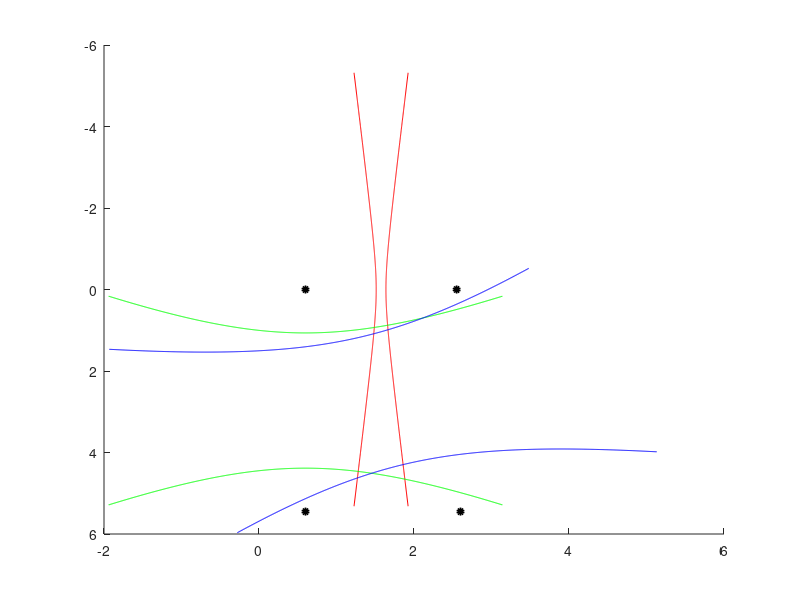

Write the MATLAB code that produced this figure. (Note: this script raises an error after producing the figure.)
%% Hladanie priesecnika dvoch vseobecnych hyperbol
% vypocet casov a vzdialenosti zo zaciatku impulzov

%% definicia parametrov
% ohniska hyperbol (umiestnenie reproduktorov)
% repraky vzdialene od stien
V1 = [0.6; 0];
V2 = [2.55; 0];
V3 = [0.6; 5.45];
V4 = [2.6; 5.45];

% zaciatky impulzov ziskane z analyzy nahraneho zvuku (cisla vzoriek)
t1 = 33978;
t2 = 47224;
t3 = 60015;
t4 = 73272;

% posun vo vysielani jednotlivych signalov
delta = 13230;
% frekvencia vzorkovania
FVZ = 44100

% rychlost zvuku (suchy vzduch, 25 stupnov) [m/s]
v = 346;

% vypocet rozdielov (TDOA) - v sekundach
t12 = (t2-t1-delta)/FVZ;
t13 = (t3-t1-2*delta)/FVZ;
t14 = (t4-t1-3*delta)/FVZ;

% TDOA [s] prepocitane na vzdialenost [m]
d12 = t12 * v;
d13 = t13 * v;
d14 = t14 * v;

% rozsah parametra pre vykreslenie jednotlivych hyperbol
p1 = 2.4;
p2 = 1;
p3 = 1;

%% vykreslenie hyperbol

figure(1);
hold on
% Prehodenie osi Y, aby obrazok zodpovedal skutocnosti
set(gca,'Ydir','reverse');

%% hyperbola pre V1 a V2
F1 = V1;
F2 = V2;
a = d12 / 2;    % parameter hyperboly
c = sqrt((F1(1)-F2(1))^2+(F1(2)-F2(2))^2)/2;     % polovica vzdialenosti ohnisk
b = sqrt(c*c-a*a);

f0 = (F1 + F2)/2;       % stred
f1 = (F1 - f0) * a/c;   % vrchol hyperboly
f2 = [-f1(2); f1(1)] * b/a;   % tangentovy vektor v danom bode (vo vrchole) (v nasom pripade kolmy na f1)

t = linspace(-p1,p1,1001); 

x11 = f1* cosh(t) + f2*sinh(t);      % kladna cast
x12 = -f1* cosh(t) + f2*sinh(t) + f0(2);     % zaporna cast

x11(1,:) = x11(1,:) + f0(1);
x11(2,:) = x11(2,:) + f0(2);
x12(1,:) = x12(1,:) + f0(1);
x12(2,:) = x12(2,:) + f0(2);

plot(x11(1,:),x11(2,:),'r');   % vykreslenie aj s posunom stredu - kladna cast
plot(x12(1,:),x12(2,:),'r');   % vykreslenie aj s posunom stredu - zaporna cast

%% hyperbola pre V1 a V3
F1 = V1;
F2 = V3;
a = d13 / 2;    % parameter hyperboly
c = sqrt((F1(1)-F2(1))^2+(F1(2)-F2(2))^2)/2;     % polovica vzdialenosti ohnisk
b = sqrt(c*c-a*a);

f0 = (F1 + F2)/2;       % stred
f1 = (F1 - f0) * a/c;   % vrchol hyperboly
f2 = [-f1(2); f1(1)] * b/a;   % tangentovy vektor v danom bode (vo vrchole) (v nasom pripade kolmy na f1)

t = linspace(-p2,p2,1001); 

x21 = f1* cosh(t) + f2*sinh(t);      % kladna cast
x22 = -f1* cosh(t) + f2*sinh(t);     % zaporna cast

x21(1,:) = x21(1,:) + f0(1);
x21(2,:) = x21(2,:) + f0(2);
x22(1,:) = x22(1,:) + f0(1);
x22(2,:) = x22(2,:) + f0(2);

figure(1);
hold on
plot(x21(1,:),x21(2,:),'g');   % vykreslenie aj s posunom stredu - kladna cast
plot(x22(1,:),x22(2,:),'g');   % vykreslenie aj s posunom stredu - zaporna cast

%% hyperbola pre V1 a V4
F1 = V1;
F2 = V4;
a = d14 / 2;    % parameter hyperboly
c = sqrt((F1(1)-F2(1))^2+(F1(2)-F2(2))^2)/2;     % polovica vzdialenosti ohnisk
b = sqrt(c*c-a*a);

f0 = (F1 + F2)/2;       % stred
f1 = (F1 - f0) * a/c;   % vrchol hyperboly
f2 = [-f1(2); f1(1)] * b/a;   % tangentovy vektor v danom bode (vo vrchole) (v nasom pripade kolmy na f1)

t = linspace(-p3,p3,1001); 

x31 = f1* cosh(t) + f2*sinh(t);      % kladna cast
x32 = -f1* cosh(t) + f2*sinh(t);     % zaporna cast

x31(1,:) = x31(1,:) + f0(1);
x31(2,:) = x31(2,:) + f0(2);
x32(1,:) = x32(1,:) + f0(1);
x32(2,:) = x32(2,:) + f0(2);

figure(1);
hold on
plot(x31(1,:),x31(2,:),'b');   % vykreslenie aj s posunom stredu - kladna cast
plot(x32(1,:),x32(2,:),'b');   % vykreslenie aj s posunom stredu - zaporna cast

%% Vykreslenie pozicie reproduktorov
hold on
plot(V1(1),V1(2),'ko','MarkerSize',4,'lineWidth',2,'MarkerFaceColor','k');
plot(V2(1),V2(2),'ko','MarkerSize',4,'lineWidth',2,'MarkerFaceColor','k');
plot(V3(1),V3(2),'ko','MarkerSize',4,'lineWidth',2,'MarkerFaceColor','k');
plot(V4(1),V4(2),'ko','MarkerSize',4,'lineWidth',2,'MarkerFaceColor','k');

% vrchol paraboly 1-4
%plot(f0(1)+f1(1),f0(2)+f1(2),'b+','MarkerSize',8,'lineWidth',2);

% priesecniky prvej a druhej hyperboly
[B1x, B1y, d1] = priesecnik(x11,x21);
[B2x, B2y, d2] = priesecnik(x12,x21);
[B3x, B3y, d3] = priesecnik(x11,x22);
[B4x, B4y, d4] = priesecnik(x12,x22);

% priesecniky prvej a tretej hyperboly
[B5x, B5y, d5] = priesecnik(x11,x31);
[B6x, B6y, d6] = priesecnik(x12,x31);
[B7x, B7y, d7] = priesecnik(x11,x32);
[B8x, B8y, d8] = priesecnik(x12,x32);

% priesecniky druhej a tretej hyperboly
[B9x, B9y, d9] = priesecnik(x21,x31);
[B10x, B10y, d10] = priesecnik(x22,x31);
[B11x, B11y, d11] = priesecnik(x21,x32);
[B12x, B12y, d12] = priesecnik(x22,x32);

% podmienecne vykreslenie priesecnikov
if d1<0.01
    plot(B1x,B1y,'ko','MarkerSize',2,'lineWidth',1,'MarkerFaceColor','k');
end
if d2<0.01
    plot(B2x,B2y,'ko','MarkerSize',2,'lineWidth',1,'MarkerFaceColor','k');
end
if d3<0.01
    plot(B3x,B3y,'ko','MarkerSize',2,'lineWidth',1,'MarkerFaceColor','k');
end
if d4<0.01
    plot(B4x,B4y,'ko','MarkerSize',2,'lineWidth',1,'MarkerFaceColor','k');
end
if d5<0.01
    plot(B5x,B5y,'ko','MarkerSize',2,'lineWidth',1,'MarkerFaceColor','k');
end
if d6<0.01
    plot(B6x,B6y,'ko','MarkerSize',2,'lineWidth',1,'MarkerFaceColor','k');
end
if d7<0.01
    plot(B7x,B7y,'ko','MarkerSize',2,'lineWidth',1,'MarkerFaceColor','k');
end
if d8<0.01
    plot(B8x,B8y,'ko','MarkerSize',2,'lineWidth',1,'MarkerFaceColor','k');
end
if d9<0.01
    plot(B9x,B9y,'ko','MarkerSize',2,'lineWidth',1,'MarkerFaceColor','k');
end
if d10<0.01
    plot(B10x,B10y,'ko','MarkerSize',2,'lineWidth',1,'MarkerFaceColor','k');
end
if d11<0.01
    plot(B11x,B11y,'ko','MarkerSize',2,'lineWidth',1,'MarkerFaceColor','k');
end
if d12<0.01
    plot(B12x,B12y,'ko','MarkerSize',2,'lineWidth',1,'MarkerFaceColor','k');
end

hold off
